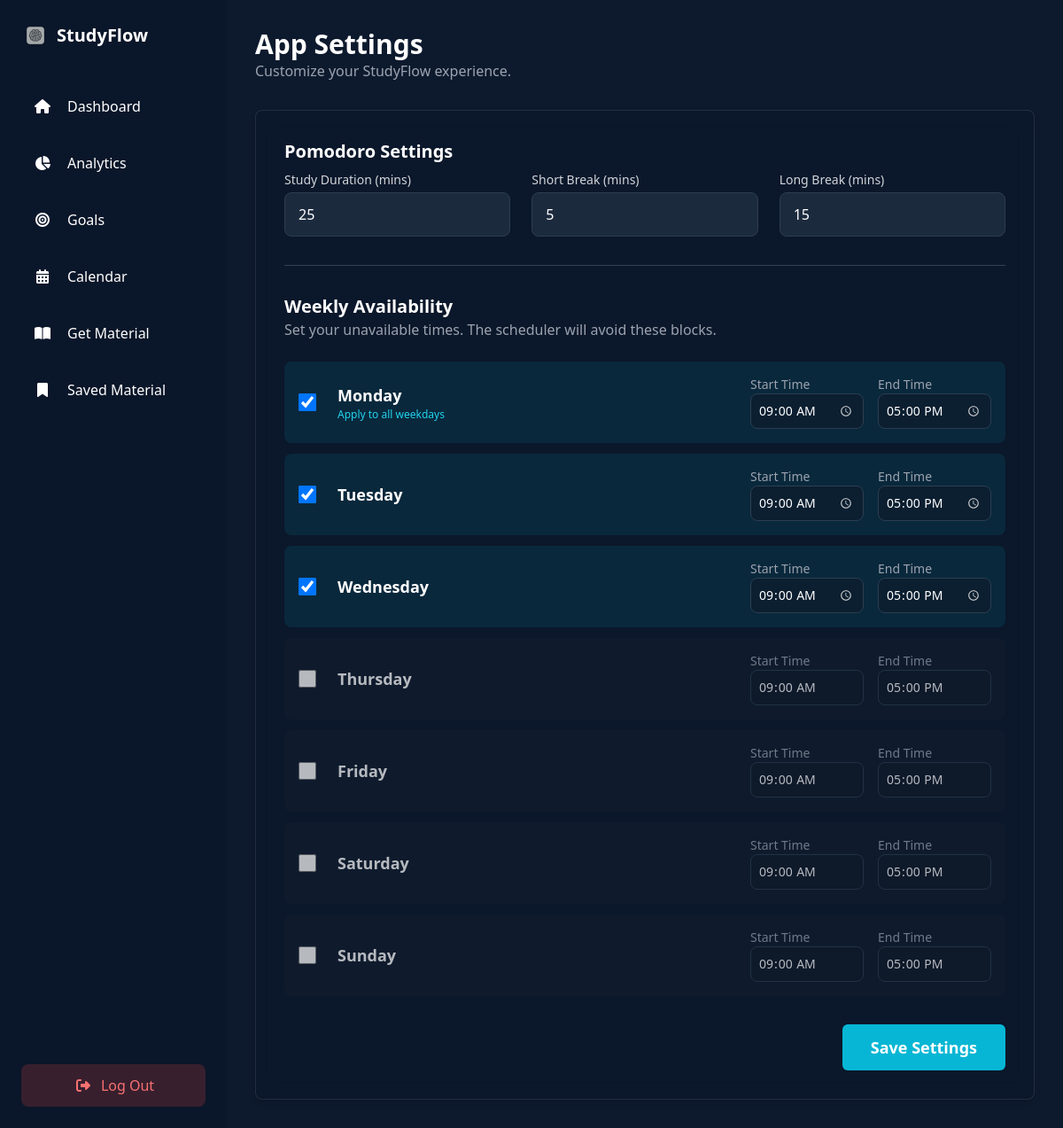
Screenshot of /settings (signed in) with the database file from the repository.
### app.py (models this page shows)
class User(UserMixin, db.Model):
    id = db.Column(db.Integer, primary_key=True)
    name = db.Column(db.String(100))
    email = db.Column(db.String(100), unique=True)
    password = db.Column(db.String(100))
    user_class = db.Column(db.String(50))
    tasks = db.relationship('Task', backref='user', lazy=True, cascade="all, delete-orphan")
    study_sessions = db.relationship('StudySession', backref='user', lazy=True, cascade="all, delete-orphan")
    is_admin = db.Column(db.Boolean, default=False)
    avatar_filename = db.Column(db.String(100), nullable=True)
    pomodoro_work_minutes = db.Column(db.Integer, default=25)
    pomodoro_short_break = db.Column(db.Integer, default=5)
    pomodoro_long_break = db.Column(db.Integer, default=15)
    uploaded_materials = db.relationship('Material', backref='uploader', lazy=True)
    saved_materials = db.relationship('Material', secondary=saved_material_association, lazy='subquery',
                                      backref=db.backref('saved_by_users', lazy=True))

### app.py (the view, shortened to what this page needs)
@app.route('/settings', methods=['GET', 'POST'])
@login_required
def settings():
    availability_data = {i: {"active": False, "start": "09:00", "end": "17:00"} for i in range(7)}
    user_blocks = AvailabilityBlock.query.filter_by(user_id=current_user.id).all()
    for block in user_blocks:
        availability_data[block.day_of_week] = {
            "active": True,
            "start": block.start_time.strftime('%H:%M'),
            "end": block.end_time.strftime('%H:%M')
        }
    return render_template('settings.html', name=current_user.name, availability=availability_data)

### app.py (called while the page is built)
@login_manager.user_loader
def load_user(user_id):
    return db.session.get(User, int(user_id))

### templates/settings.html (shortened to what this page needs)
<!DOCTYPE html>
<html lang="en">
<head>
    <script src="https://cdn.tailwindcss.com"></script>
    <link rel="stylesheet" href="https://cdnjs.cloudflare.com/ajax/libs/font-awesome/6.4.2/css/all.min.css">
    <link rel="stylesheet" href="{{ url_for('static', filename='css/style.css') }}">
</head>
<body class="bg-[#0d1a2e] text-white font-sans">
    <div class="relative z-10 flex h-screen overflow-hidden">
        <aside class="w-64 bg-[#0b1628]/80 backdrop-blur-lg p-6 flex-shrink-0">
            <div class="flex items-center mb-10">
                <img src="{{ url_for('static', filename='images/favicon.png') }}" alt="Brain Logo" class="w-8 h-8 mr-2 rounded-md">
                <h1 class="text-xl font-bold">StudyFlow</h1>
            </div>
            <nav>
                <ul>
                    <li class="mb-4">
                        <a href="{{ url_for('dashboard') }}" class="flex items-center p-3 rounded-lg {% if request.endpoint == 'dashboard' %}bg-cyan-500/20 text-cyan-400{% else %}hover:bg-white/10{% endif %} transition">
                            <i class="fas fa-home w-6 text-center"></i><span class="ml-4">Dashboard</span>
                        </a>
                    </li>
                    <li class="mb-4">
                        <a href="{{ url_for('analytics') }}" class="flex items-center p-3 rounded-lg {% if request.endpoint == 'analytics' %}bg-cyan-500/20 text-cyan-400{% else %}hover:bg-white/10{% endif %} transition">
                            <i class="fas fa-chart-pie w-6 text-center"></i><span class="ml-4">Analytics</span>
                        </a>
                    </li>
                    <li class="mb-4">
                        <a href="{{ url_for('goals') }}" class="flex items-center p-3 rounded-lg {% if request.endpoint == 'goals' %}bg-cyan-500/20 text-cyan-400{% else %}hover:bg-white/10{% endif %} transition">
                            <i class="fas fa-bullseye w-6 text-center"></i><span class="ml-4">Goals</span>
                        </a>
                    </li>
                    <li class="mb-4">
                        <a href="{{ url_for('calendar') }}" class="flex items-center p-3 rounded-lg {% if request.endpoint == 'calendar' %}bg-cyan-500/20 text-cyan-400{% else %}hover:bg-white/10{% endif %} transition">
                            <i class="fas fa-calendar-alt w-6 text-center"></i><span class="ml-4">Calendar</span>
                        </a>
                    </li>
                    <li class="mb-4">
                        <a href="{{ url_for('materials') }}" class="flex items-center p-3 rounded-lg {% if request.endpoint == 'materials' %}bg-cyan-500/20 text-cyan-400{% else %}hover:bg-white/10{% endif %} transition">
                            <i class="fas fa-book-open w-6 text-center"></i><span class="ml-4">Get Material</span>
                        </a>
                    </li>
                    <li class="mb-4">
                        <a href="{{ url_for('saved_materials') }}" class="flex items-center p-3 rounded-lg {% if request.endpoint == 'saved_materials' %}bg-cyan-500/20 text-cyan-400{% else %}hover:bg-white/10{% endif %} transition">
                            <i class="fas fa-bookmark w-6 text-center"></i><span class="ml-4">Saved Material</span>
                        </a>
                    </li>
                </ul>
            </nav>
            <div class="absolute bottom-6 left-6 right-6">
                 <a href="{{ url_for('logout') }}" class="block w-full text-center p-3 rounded-lg bg-red-500/20 text-red-400 hover:bg-red-500/40 transition">
                    <i class="fas fa-sign-out-alt w-6 text-center"></i><span class="ml-2">Log Out</span>
                </a>
            </div>
        </aside>
        <main class="flex-1 p-8 overflow-y-auto">
            <header class="flex justify-between items-center mb-8">
                <div>
                    <h2 class="text-3xl font-bold">App Settings</h2>
                    <p class="text-gray-400">Customize your StudyFlow experience.</p>
                </div>
            </header>
            <form action="{{ url_for('settings') }}" method="POST">
                <div class="glass-card p-8 rounded-lg">
                    <fieldset>
                        <legend class="text-xl font-bold mb-2">Pomodoro Settings</legend>
                        <div class="grid grid-cols-1 md:grid-cols-3 gap-6 mb-8 border-b border-gray-700 pb-8">
                            <div>
                                <label for="work_minutes" class="block text-sm font-medium text-gray-300 mb-1">Study Duration (mins)</label>
                                <input type="number" name="work_minutes" id="work_minutes" value="{{ current_user.pomodoro_work_minutes }}" class="input-field" required>
                            </div>
                            <div>
                                <label for="short_break" class="block text-sm font-medium text-gray-300 mb-1">Short Break (mins)</label>
                                <input type="number" name="short_break" id="short_break" value="{{ current_user.pomodoro_short_break }}" class="input-field" required>
                            </div>
                            <div>
                                <label for="long_break" class="block text-sm font-medium text-gray-300 mb-1">Long Break (mins)</label>
                                <input type="number" name="long_break" id="long_break" value="{{ current_user.pomodoro_long_break }}" class="input-field" required>
                            </div>
                        </div>
                    </fieldset>
                    <fieldset>
                        <legend class="text-xl font-bold">Weekly Availability</legend>
                        <p class="text-gray-400 mb-6">Set your unavailable times. The scheduler will avoid these blocks.</p>
                        <div class="space-y-3">
                            {% set days = ['Monday', 'Tuesday', 'Wednesday', 'Thursday', 'Friday', 'Saturday', 'Sunday'] %}
                            {% for i in range(7) %}
                            <div class="availability-row p-4 rounded-lg transition-all duration-300 {% if availability[i].active %} bg-cyan-500/10 {% else %} bg-gray-800/40 opacity-70 {% endif %} availability-grid">
                                <input type="checkbox" id="is_active_{{ days[i]|lower }}" name="is_active_{{ days[i]|lower }}" class="day-toggle h-5 w-5 rounded bg-gray-700 border-gray-600 text-cyan-500 focus:ring-cyan-600 cursor-pointer" {% if availability[i].active %}checked{% endif %}>
                                <div class="flex flex-col">
                                    <label for="is_active_{{ days[i]|lower }}" class="font-semibold text-lg cursor-pointer">{{ days[i] }}</label>
                                     {% if days[i] == 'Monday' %}
                                        <button type="button" id="apply-to-weekdays" class="text-xs text-cyan-400 hover:text-cyan-200 transition text-left w-fit">Apply to all weekdays</button>
                                     {% endif %}
                                </div>
                                <div class="time-inputs">
                                    <div class="flex flex-col items-start">
                                        <label class="text-sm text-gray-400">Start Time</label>
                                        <input type="time" name="start_time_{{ days[i]|lower }}" value="{{ availability[i].start }}" class="time-input input-field text-sm p-2 w-32 bg-gray-900/50 transition-opacity" {% if not availability[i].active %}disabled{% endif %}>
                                    </div>
                                    <div class="flex flex-col items-start">
                                        <label class="text-sm text-gray-400">End Time</label>
                                        <input type="time" name="end_time_{{ days[i]|lower }}" value="{{ availability[i].end }}" class="time-input input-field text-sm p-2 w-32 bg-gray-900/50 transition-opacity" {% if not availability[i].active %}disabled{% endif %}>
                                    </div>
                                </div>
                            </div>
                            {% endfor %}
                        </div>
                    </fieldset>
                    <div class="mt-8 flex justify-end">
                        <button type="submit" class="px-8 py-3 rounded-md bg-cyan-500 hover:bg-cyan-600 transition font-semibold text-lg">Save Settings</button>
                    </div>
                </div>
            </form>
        </main>
    </div>
</body>
</html>

### static/css/style.css (style rules this page uses)
:root { --primary-bg: #0d1a2e; --secondary-bg: #1c2a3e; --sidebar-bg: #0b1628; --card-bg: #162235; --border-color: #2a3a50; --text-primary: #e0e0e0; --text-secondary: #8a99b0; --accent-cyan: #00c6ff; --accent-blue: #0072ff; --priority-high: #ff4b2b; --priority-medium: #ffc107; --priority-low: #28a745; --success: #28a745; --error: #dc3545; }
body { font-family: 'Inter', sans-serif; color: var(--text-primary); margin: 0; -webkit-font-smoothing: antialiased; -moz-osx-font-smoothing: grayscale; }
body { font-family: 'Inter', sans-serif; background-color: #0d1a2e; color: #e0e0e0; }
.glass-card { background: rgba(11, 22, 40, 0.6); backdrop-filter: blur(12px); border: 1px solid rgba(255, 255, 255, 0.1); transition: all 0.3s cubic-bezier(0.25, 0.8, 0.25, 1); box-shadow: 0 4px 6px rgba(0, 0, 0, 0.1), 0 1px 3px rgba(0, 0, 0, 0.08); }
.input-field { background-color: #1c2a3e; border: 1px solid #2c3e50; border-radius: 8px; padding: 12px 15px; color: #fff; transition: all 0.3s ease-in-out; width: 100%; }

### templates/settings.html (style rules this page uses)
.availability-grid { display: grid; grid-template-columns: min-content 1fr auto; align-items: center; gap: 1.5rem; }
.time-inputs { display: grid; grid-template-columns: auto auto; gap: 1rem; justify-items: end; }

### rows the page displays
User: work_minutes "25", short_break "5", long_break "15"

### other values shown
{{ days[i] }} "Monday" "Tuesday" "Wednesday" "Thursday" "Friday" "Saturday" "Sunday"
